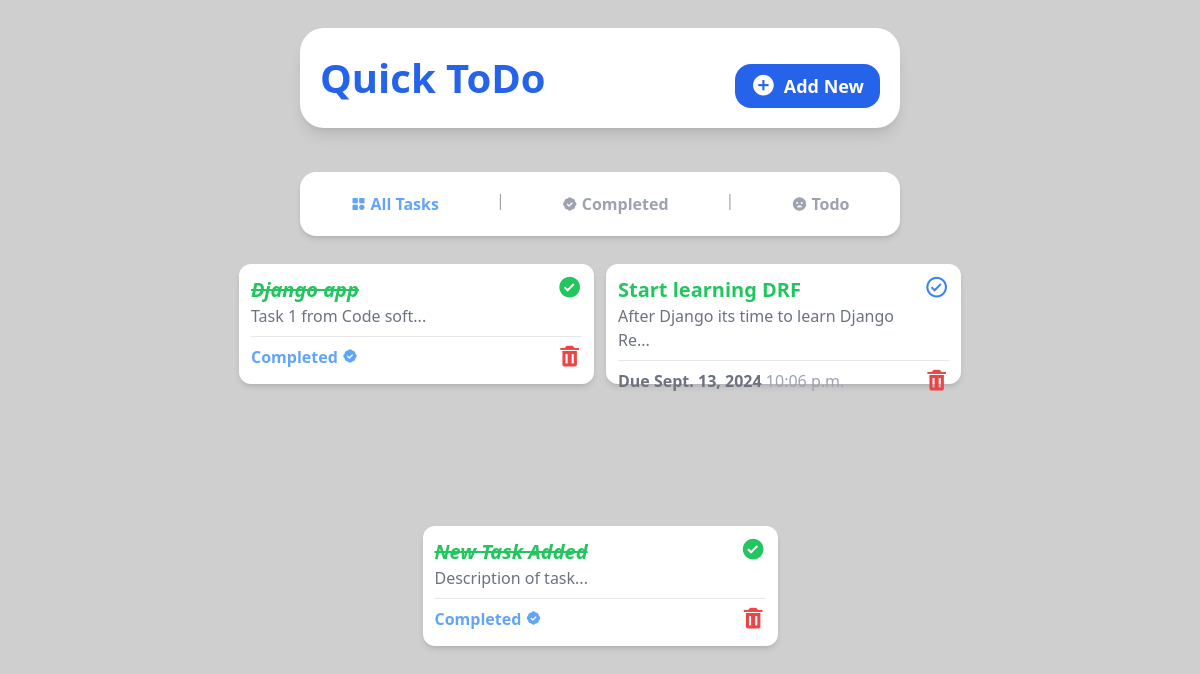
The page / on the database its author committed.
### app/models.py (models this page shows, shortened)
class AddTask(models.Model):
    task_name = models.CharField(max_length=150)
    description = models.TextField(null=True,blank=True)
    duedate = models.DateField()
    duetime = models.TimeField()
    completed = models.BooleanField(default = False)

### app/views.py (the view)
# urls.py: path('',views.home,name = 'home'),
def home(request):
    tasks = AddTask.objects.all()
    return render(request,'app/index.html',{'tasks':tasks})

### app/templates/app/index.html
{% include 'app/base.html' %}
{% include 'app/home_nav.html' %}
{% block content %}
<section
      class="flex flex-1 flex-wrap justify-center gap-3 bg-[#fff0] w-10/12 md:w-11/12 h-full mb-3 rounded-2xl p-3 overflow-y-auto scrollbar-hide">
       {% for task in tasks %}
       {% if task.completed%}
       <div class="w-[355px] flex flex-col shadow-md bg-white h-[120px] rounded-xl p-3">
        <div class="flex flex-row justify-between">
          <div>
            <a href="{% url 'task_details' task.id %}">
              <h1
                class="text-green-500 font-semibold text-xl italic line-through"
              >
                {{task.task_name}}
              </h1>
            </a>
            <p class="text-gray-500 text-md">
              {{task.description|slice:":40"}}...
            </p>
          </div>
          <a href="{% url 'clicked' task.id %}">
            <i class="bx bxs-check-circle bx-sm text-green-500"></i>
          </a>
        </div>
        <hr class="border-t border-gray-200 my-2" />
        <div class="flex flex-row justify-between">
          <h2 class="text-blue-400 font-bold">
            Completed <i class="bx bxs-badge-check"></i>
          </h2>
          <a href="{% url 'delete' task.id %}">
            <i class="bx bxs-trash bx-sm text-red-500"></i>
          </a>
        </div>
      </div>
      {% else %}
      <div class="w-[355px] flex flex-col shadow-md bg-white h-[120px] rounded-xl p-3">
        <div class="flex flex-row justify-between">
          <div>
            <a href="{% url 'task_details' task.id %}">
              <h1 class="text-green-500 font-semibold text-xl">
                {{task.task_name}}
              </h1>
            </a>
            <p class="text-gray-500 text-md">
              {{task.description | slice:":40"}}...
            </p>
          </div>
          <a href="{% url 'clicked' task.id %}">
            <i class="bx bx-check-circle bx-sm text-blue-500"></i>
          </a>
        </div>
        <hr class="border-t border-gray-200 my-2" />
        <div class="flex flex-row justify-between">
          <h2 class="text-gray-500 font-bold">
            Due {{task.duedate}} <span class="font-medium text-gray-400">{{task.duetime}}</span>
          </h2>
          <a href="{% url 'delete' task.id %}">
            <i class="bx bxs-trash bx-sm text-red-500"></i>
          </a>
        </div>
      </div>
      {% endif %}
      {% endfor %}
    </section>
{% endblock content %}

### app/templates/app/base.html (shortened to what this page needs)
<!DOCTYPE html>
{% load static %}
<html lang="en">
  <head>
    <link href="https://unpkg.com/boxicons@2.1.4/css/boxicons.min.css" rel="stylesheet"/>
    <link rel="stylesheet" href="{% static 'app/css/style.css' %}" />
  </head>
  <body class="bg-[#cfcfcf] flex flex-col items-center justify-center gap-4 h-screen">
    <header
      class="bg-white shadow-lg w-10/12 h-auto rounded-3xl flex flex-col sm:flex-row justify-between items-center p-5 m-7 md:w-3/6">
      <h1 class="text-blue-600 font-bold text-[40px]">Quick ToDo</h1>
      <a
        class="bg-blue-600 py-2 px-4 text-white font-semibold rounded-2xl text-lg mt-4 flex items-center gap-2"
        href="{% url 'add_task'  %}"
        ><i class="bx bxs-plus-circle bx-sm"></i> Add New</a
      >
    </header>
  </body>
</html>

### app/templates/app/home_nav.html
<nav
      class="bg-white transition-all-[1s] shadow-md w-10/12 rounded-2xl h-auto p-4 flex flex-row justify-around md:w-3/6">
      <a
        href="{% url 'home' %}"
        class="text-blue-400 transition duration-300 ease-out hover:ease-in hover:text-blue-500 font-semibold py-1 px-3 flex items-center gap-1"
        ><i class="bx bxs-category"></i>All Tasks</a>
      <span class="text-gray-400">|</span>
      <a
        href="{% url 'complete' %}"
        class="font-semibold text-gray-400 py-1 px-3 flex items-center gap-1"
        ><i class="bx bxs-badge-check"></i>Completed</a>
      <span class="text-gray-400">|</span>
      <a
        href="{% url 'remaining' %}"
        class="font-semibold text-gray-400 py-1 px-3 flex items-center gap-1"
        ><i class="bx bxs-sad"></i>Todo</a>
    </nav>

### rows shown on the page
AddTask: task_name "Django app", description "Task 1 from Code soft"
AddTask: task_name "Start learning DRF", description "After Django its time to learn Django Re", duedate "Sept. 13, 2024", duetime "10:06 p.m."
AddTask: task_name "New Task Added", description "Description of task"
